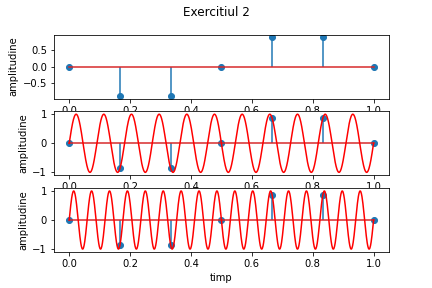

Reproduce this figure in Python.
import numpy as np
import matplotlib.pyplot as plt
import math
import time
import win_precise_time as wpt


def sinusoidalSignal(time):
    return np.sin(2 * np.pi * 5 * time)

def otherSignal1(time):
    return np.sin(2 * np.pi * 11 * time)

def otherSignal2(time):
    return np.sin(2 * np.pi * 17 * time)

samples = np.linspace(0, 1, 7)
values = sinusoidalSignal(samples)

samplesSignal = np.linspace(0, 1, 1000)

values1 = otherSignal1(samplesSignal)
values2 = otherSignal2(samplesSignal)

fig, axs = plt.subplots(3)
fig.suptitle('Exercitiul 2')
axs[0].stem(samples, values)
axs[1].stem(samples, values)
axs[1].plot(samplesSignal, values1, color='red')
axs[2].stem(samples, values)
axs[2].plot(samplesSignal, values2, color='red')

for ax in axs.flat:
    ax.set_xlabel('timp')
    ax.set_ylabel('amplitudine')

plt.savefig('ex2.pdf', format='pdf')
plt.savefig('ex2.png', format='png')